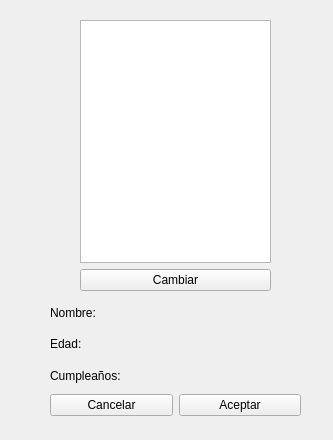
<?xml version="1.0" encoding="UTF-8"?>
<ui version="4.0">
 <class>Actor</class>
 <widget class="QWidget" name="Actor">
  <property name="geometry">
   <rect>
    <x>0</x>
    <y>0</y>
    <width>333</width>
    <height>440</height>
   </rect>
  </property>
  <property name="windowTitle">
   <string>Form</string>
  </property>
  <widget class="QWidget" name="verticalLayoutWidget">
   <property name="geometry">
    <rect>
     <x>80</x>
     <y>20</y>
     <width>191</width>
     <height>271</height>
    </rect>
   </property>
   <layout class="QVBoxLayout" name="verticalLayout">
    <item>
     <widget class="QGraphicsView" name="a_photo"/>
    </item>
    <item>
     <widget class="QPushButton" name="change">
      <property name="text">
       <string>Cambiar</string>
      </property>
     </widget>
    </item>
   </layout>
  </widget>
  <widget class="QWidget" name="verticalLayoutWidget_2">
   <property name="geometry">
    <rect>
     <x>50</x>
     <y>300</y>
     <width>251</width>
     <height>88</height>
    </rect>
   </property>
   <layout class="QVBoxLayout" name="verticalLayout_2">
    <item>
     <widget class="QLabel" name="a_name">
      <property name="text">
       <string>Nombre:</string>
      </property>
     </widget>
    </item>
    <item>
     <widget class="QLabel" name="a_age">
      <property name="text">
       <string>Edad:</string>
      </property>
     </widget>
    </item>
    <item>
     <widget class="QLabel" name="a_birth">
      <property name="text">
       <string>Cumpleaños:</string>
      </property>
     </widget>
    </item>
   </layout>
  </widget>
  <widget class="QWidget" name="horizontalLayoutWidget">
   <property name="geometry">
    <rect>
     <x>50</x>
     <y>390</y>
     <width>251</width>
     <height>31</height>
    </rect>
   </property>
   <layout class="QHBoxLayout" name="horizontalLayout">
    <item>
     <widget class="QPushButton" name="cancel">
      <property name="text">
       <string>Cancelar</string>
      </property>
     </widget>
    </item>
    <item>
     <widget class="QPushButton" name="accept">
      <property name="text">
       <string>Aceptar</string>
      </property>
     </widget>
    </item>
   </layout>
  </widget>
 </widget>
 <resources/>
 <connections/>
</ui>
